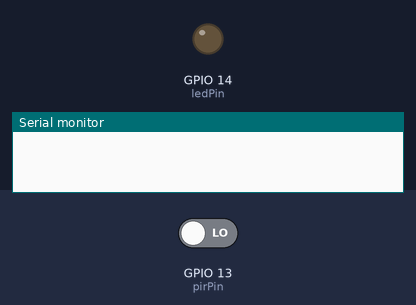
The program below on a simulated ESP32. On the bench: output pins drawn as LEDs (lit = HIGH), the last lines printed to the serial monitor. The test bench sets the inputs (shaded band); at power-on: GPIO 13 (pirPin) LOW.

Above: at 1.2 s.
1.3 s: GPIO 13 (pirPin) driven HIGH
At 2.0 s:
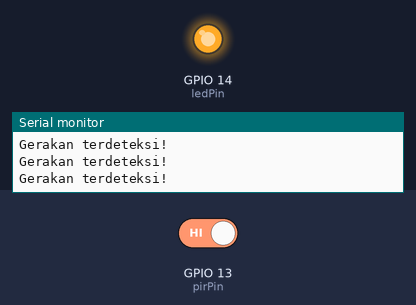
2.8 s: GPIO 13 (pirPin) driven LOW
At 3.3 s:
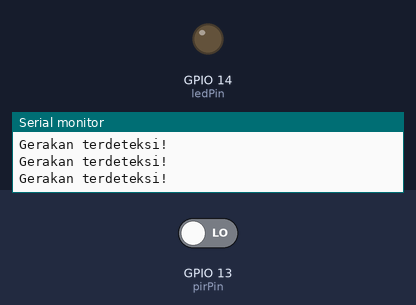
Timing chart, 0 to 5.8 s (numbered marks = the images above; inputs shaded):
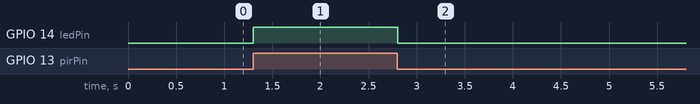

The program:

main.cpp
```cpp
#include <Arduino.h>

int pirPin = 13;    // Pin digital 13 untuk output sensor PIR
int ledPin = 14;   // Pin digital 14 untuk LED

void setup() {

  pinMode(pirPin, INPUT);  // Set pin sensor PIR sebagai input

  pinMode(ledPin, OUTPUT); // Set pin LED sebagai output

  Serial.begin(115200);      // Memulai komunikasi serial untuk debugging

}

void loop() {

  int pirState = digitalRead(pirPin); // Membaca status sensor PIR

  if (pirState == HIGH) {             // Jika ada gerakan terdeteksi

    digitalWrite(ledPin, HIGH);       // Nyalakan LED

    Serial.println("Gerakan terdeteksi!"); // Kirim pesan ke serial monitor

  } else {

    digitalWrite(ledPin, LOW);        // Matikan LED jika tidak ada gerakan

  }

  delay(100); // Delay singkat untuk stabilitas pembacaan

}
```

Measured:
- after the input at 1.3 s, GPIO 14 (ledPin): LOW → HIGH at once
- after the input at 2.8 s, GPIO 14 (ledPin): HIGH → LOW at once
